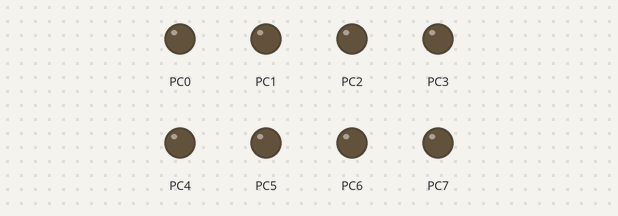
This program was run on a simulated ATmega32, built with avr-gcc and emulated at 16 MHz. On the bench: output pins drawn as LEDs (lit = HIGH).

Above: at 0.02 s.
At 2.87 s:
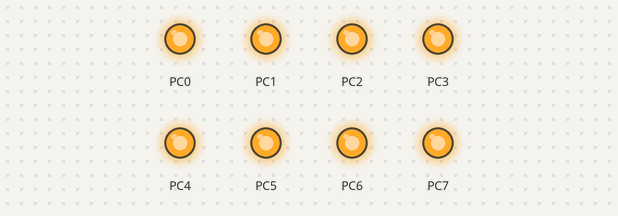
Timing chart, 0 to 3.2 s (numbered marks = the images above):
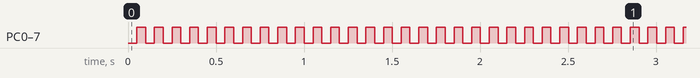

The program:

main.c
```c
// (licence header left out)
#include <avr/io.h>
#include "delaySpaceTime.h"

/**
 * Initiate I/O and other default settings on the atmega32.
 */
void init()
{
	DDRC = 0xFF; // Set I/O pin C[0-7] as output.
}

/**
 * The main entry point of the program.
 */
int main (void)
{
	init(); // Init I/O port

	while (1)
	{
		PORTC = 0x00; // LED there be light. On ports C[0-7]
		delayMilliSeconds( 500 ); // Stop the fabric of space time for haf a second.
		PORTC = 0xFF; // FF*ck light its dark now. On ports C[0-7]
		delayMilliSeconds( 500 ); // Again completely stop the micro controller from doing anything.
	}
}
```

delaySpaceTime.c
```c
// (licence header left out)
#ifndef F_CPU // Define the clock speed to get the correct clock ticks to delay.
	#define F_CPU 16000000UL // 16 MHz clock speed
#endif

#include <avr/io.h> // This file defines some macro's and constants for using I/O ports on the atmega32
#include <util/delay.h> // This file defines some functions for pausing code execution.

#include "delaySpaceTime.h" // Implements this header.

/**
 * Function to delay the micro controller an n amount of micro seconds.
 */
void delayMicroSeconds(uint32_t microSeconds )
{
	microSeconds /= 10;
	for (int i = 0; i < microSeconds; i++)
	{
		_delay_us(1);
	}
}

/**
 * Function to delay the micro controller an n amount of milliseconds.
 */
void delayMilliSeconds( uint32_t milliSeconds )
{
	milliSeconds /= 10;
	for( int i = 0; i < milliSeconds; i++)
	{
		_delay_ms(1);
	}
}
```

delaySpaceTime.h
```c
// (licence header left out)
#ifndef YOUR_LATE_H_
#define YOUR_LATE_H_
/**
 * Function to delay the micro controller an n amount of microseconds
 */
void delayMicroSeconds(uint32_t microSeconds );

/**
 * Function to delay the micro controller an n amount of milliseconds.
 */
void delayMilliSeconds( uint32_t milliSeconds );

#endif /* YOUR_LATE_H_ */
```

Measured:
- by itself, PC0–7: alternates HIGH for 0.05 s and LOW for 0.05 s
